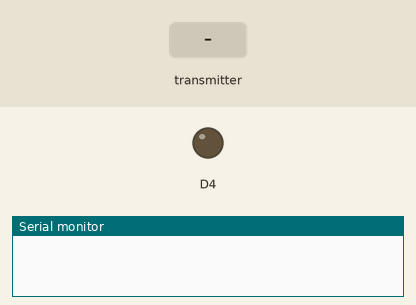
Simulated run of this sketch. Board: ESP8266 (NodeMCU). Parts: output pins drawn as LEDs (lit = HIGH), the last lines printed to the serial monitor. Inputs (shaded band) come from the test bench.

Above: at 1.2 s.
1.3 s: the transmitter starts sending data = 256
At 1.9 s:
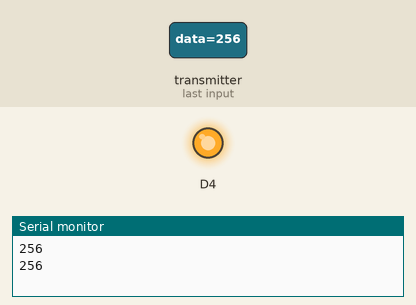
2.8 s: the transmitter starts sending data = 0
At 3.1 s:
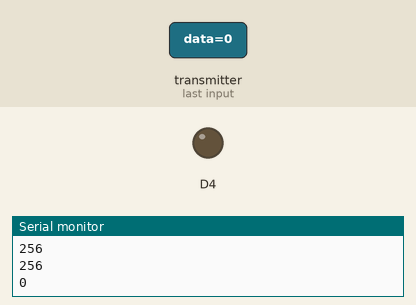
4.3 s: the transmitter starts sending data = 512
At 5.4 s:
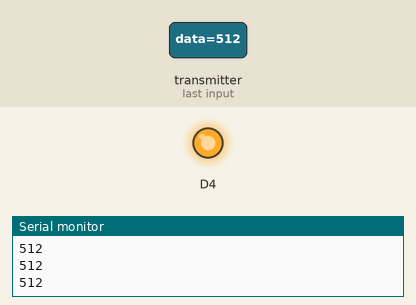
Timing chart, 0 to 7.3 s (numbered marks = the images above; inputs shaded):
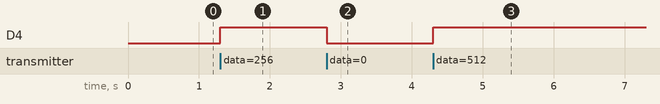

Measured:
- after the input at 1.3 s, D4: LOW → HIGH at once
- after the input at 2.8 s, D4: HIGH → LOW at once
- after the input at 4.3 s, D4: LOW → HIGH at once

The sketch:

clientTest1.ino
```cpp
#include <ESP8266WiFi.h>
#include <espnow.h>

void setup() {
  // put your setup code here, to run once:
  Serial.begin(9600);
  pinMode(D4,OUTPUT);
  //设置ESP8266模式
  WiFi.mode(WIFI_STA);

  //初始化 ESP-NOW
  if (esp_now_init() != 0) {
    Serial.println("Error initializing ESP-NOW");
    return;
  }

  //设置ESP8266角色：
  esp_now_set_self_role(ESP_NOW_ROLE_SLAVE);
  //先前创建的功能 测试ESP-NOW通信
  esp_now_register_recv_cb(OnDataRecv);
}
int data;
int tdata;
void OnDataRecv(uint8_t * mac, uint8_t *Recdata, uint8_t len) {
  memcpy(&data, Recdata, sizeof(data));
  Serial.println(data);

  if(tdata != data){
    if(digitalRead(D4) == LOW){
      digitalWrite(D4, HIGH);
    }else{
      digitalWrite(D4, LOW);
    }
  }
  tdata = data;
}
void loop() {
  // put your main code here, to run repeatedly:

}
```
